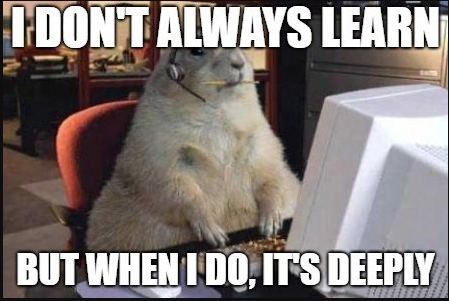
#> input picture Images/fun_img.png, 449 x 301 px; its folder holds only this picture in this run
$ jupyter execute --allow-errors 'Matplotlib, Open-CV, Skimage, and OS.ipynb'
#> lines starting #> are read from the running program, lines starting #| are printed output that depends on the picture
# Open-CV tutorial

## Open-CV is the computer vision library (reading images, transforms e.t.c)

[cell 1]
# Imports
import numpy as np
import cv2

[cell 2]
img_dir = './Images/img7.jpg' # Path to image (./ indicates everything before the local directory)
img = cv2.imread(img_dir, cv2.IMREAD_COLOR) # COLOR is first read in as BGR
#> (the rest of this cell did not finish here and is left out)

# Matplotlib Tutorial

## Matplotlib.pyplot is for viewing data (images, matrices e.t.c)

[cell 3]
# Import
import matplotlib.pyplot as plt

#> (a cell that did not finish here is left out)

#> (a cell that did not finish here is left out)

[cell 6]
# Viewing the images side by side
fig, ax = plt.subplots(1, 2, figsize = (10, 10)) # Indicates the dimesnions of the image array (rows, columns) and size
#> (the rest of this cell did not finish here and is left out)

[cell 7]
# We can even read in images using matplotlib
import matplotlib.image as mpimg
#> (the rest of this cell did not finish here and is left out)

[cell 8]
# A sepatate function to show matrices
mat = np.array([[1, 2], [3, 4]])
#> mat = [[1, 2], [3, 4]]
plt.matshow(mat)
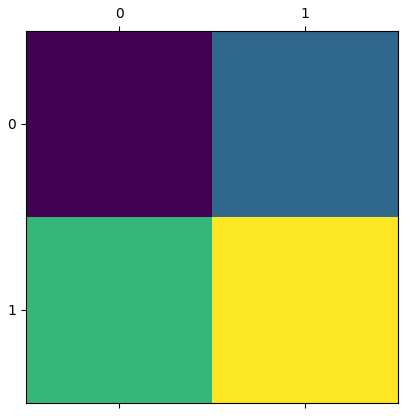
#> figure drawn by matplotlib, 1 panel

[cell 9]
# We can plot graphs in pyplot
plt.plot([1, 2, 3, 4, 5])
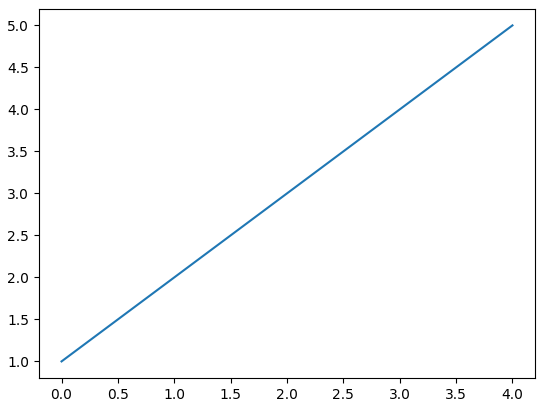
#> figure drawn by matplotlib, 1 panel

[cell 10]
# And add labels
plt.plot([1, 2, 3, 4, 5], 'r') # Change color too
plt.ylabel("y")
plt.xlabel("x")
plt.title("My Graph")
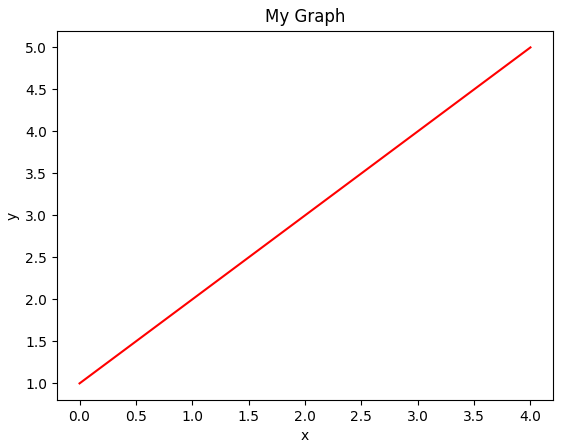
#> figure drawn by matplotlib, 1 panel

[cell 11]
# More complex graphs
X = np.linspace(-np.pi, np.pi)
y_sin, y_cos = np.sin(X), np.cos(X)
plt.plot(X, y_sin)
plt.plot(X, y_cos)
plt.ylabel("Y")
plt.xlabel("X")
plt.title("My Graphs")
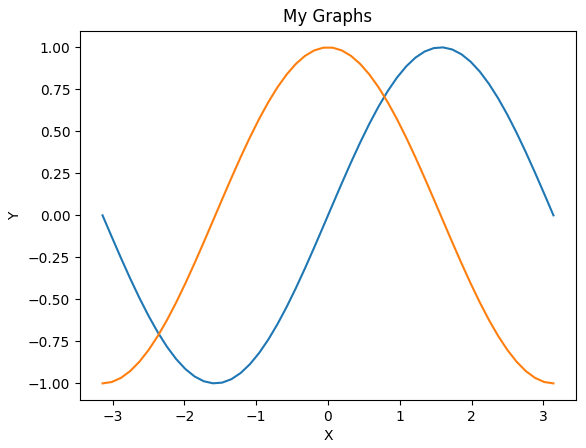
#> figure drawn by matplotlib, 1 panel; curve peaks at x = 1.6, y = 0.999; curve peaks at x = -0.0641, y = 0.998

[cell 12]
# There is yet another way to read in images, so pick your favorite and stick with that
import skimage.io as io
#> (the rest of this cell did not finish here and is left out)

# OS, operating system library

## Oftentimes, you need to be able to access local directories

[cell 13]
# We have a folder called Images located in the local directory and need to access the images inside
import os
folders = os.listdir('./Images')
#> folders = ['fun_img.png']
folders
#> Out = ['fun_img.png']

[cell 14]
# To read the images, we need to combine the folder path and the image path
# Let's try this on img1.jpeg

img_dir_name = folders[0]
#> img_dir_name = 'fun_img.png'
full_path = os.path.join('./Images', img_dir_name)
print(full_path) # Looks kinda weird but works
#| ./Images/fun_img.png

[cell 15]
img = io.imread(full_path)
#> img is the input picture: shape (301, 449, 3); mean R, G, B 130.8, 122.3, 119.5
plt.imshow(img)

[cell 16]
# Let's get all of the images and create a grid of all of them
fig, ax = plt.subplots(4, 2, figsize = (20, 20))
fig.delaxes(ax[3, 1])
for idx, img_dir in enumerate(os.listdir('./Images')):
    full_dir = os.path.join('./Images', img_dir)
    img1 = io.imread(full_dir)
    img = cv2.resize(img1, (500, 500))
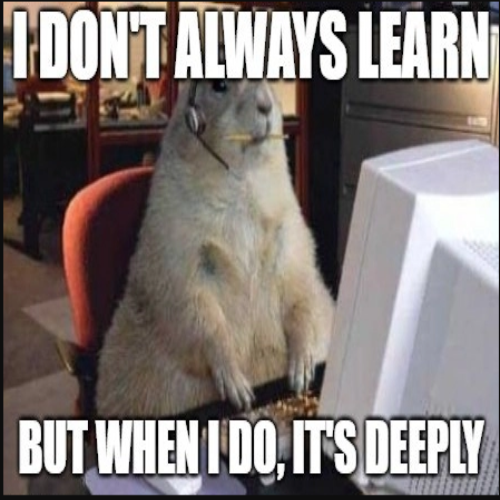
#> img: shape (500, 500, 3); mean R, G, B 130.7, 122.1, 119.3
    if idx <= 3:
        ax[idx, 0].imshow(img)
    else:
        ax[idx-4, 1].imshow(img)

$ run again, on Images/img4.jpg
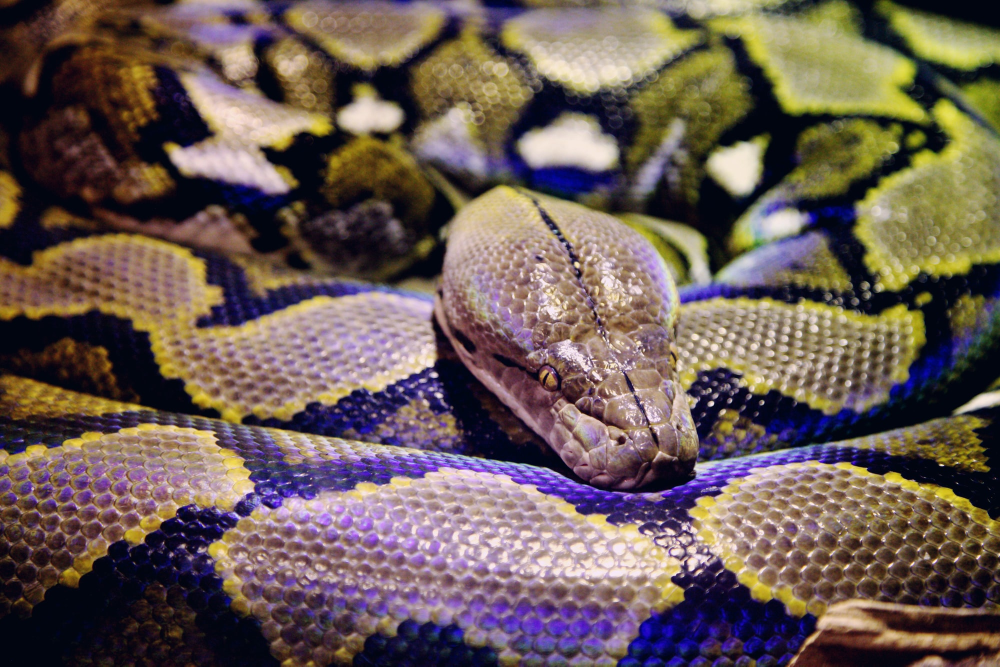
#> input picture Images/img4.jpg, 2000 x 1333 px (shown at 1/2 size)
#> mat = [[1, 2], [3, 4]]
#> folders = ['img4.jpg']
#> img_dir_name = 'img4.jpg'
#| ./Images/img4.jpg
#> img is the input picture: shape (1333, 2000, 3); mean R, G, B 107.4, 91.2, 84.8
#> `img = cv2.resize(img1, (500, 500))`:
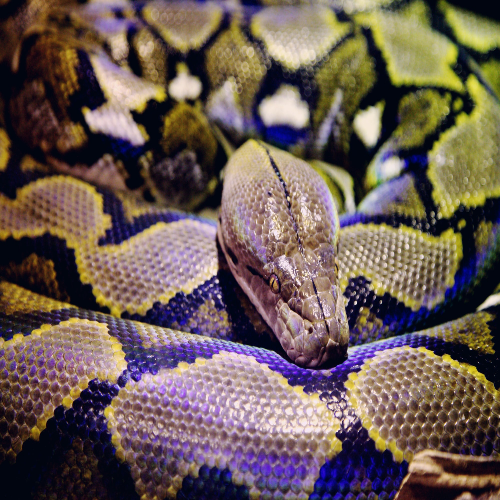
#> img: shape (500, 500, 3); mean R, G, B 107.3, 91.1, 84.7
